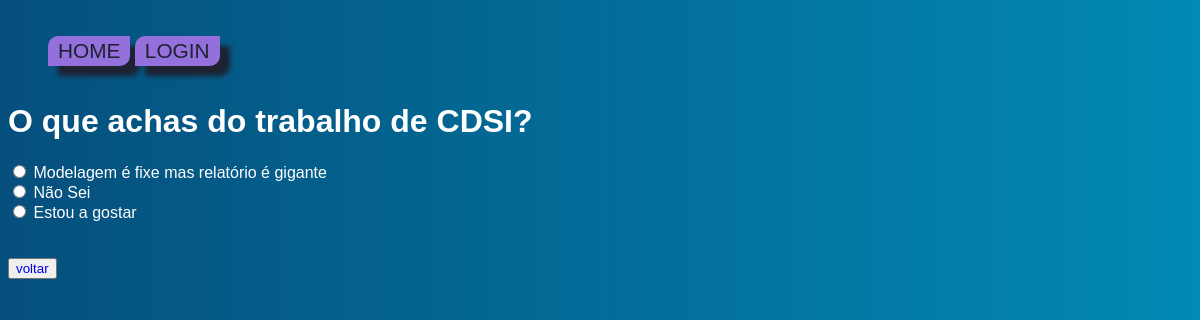
The app's page /votacao/18 with its own data.
### votacao/models.py (models this page shows, shortened)
class Questao(models.Model):
    questao_texto = models.CharField(max_length=200)
    pub_data = models.DateTimeField('data de publicacao')

class Opcao(models.Model):
    questao = models.ForeignKey(Questao, on_delete=models.CASCADE)
    opcao_texto = models.CharField(max_length=200)
    votos = models.IntegerField(default=0)

### votacao/views.py (the view)
# urls.py: path("<int:questao_id>", views.detalhe, name="detalhe"), #definir var inteira que aparece na path -> questao_id é o agumento usado na view detalhe
def detalhe(request, questao_id):
    questao = get_object_or_404(Questao, pk=questao_id)
    return render(request, 'votacao/detalhe.html', {'questao': questao})

### votacao/templates/votacao/detalhe.html (shortened to what this page needs)
<!DOCTYPE html>
<html lang="en">
<head>
</head>
<body>
{% extends "./index.html" %}
{% block conteudo %}
    <h1>{{ questao.questao_texto }}</h1>
    <form action="{% url 'votacao:voto' questao.id %}" method="post">
        {% for opcao in questao.opcao_set.all %}
            <input type="radio" name="opcao" id="opcao{{ forloop.counter }}" value="{{ opcao.id }}" required />
            <label for="opcao{{ forloop.counter }}">
                {{ opcao.opcao_texto }}
            </label>
            <br/>
        {% endfor %}
    </form>
 <br>
    <br>
    <button><a href="{% url 'votacao:index' %}"> voltar</a></button>
{% endblock %}

### votacao/static/votacao/css/navbar.css (style rules this page uses)
* { font-family: sans-serif,Arial, Helvetica; text-decoration: none; list-style: none; box-sizing: border-box; }

### votacao/templates/votacao/index.html (style rules this page uses)
body { background-image: url("../../static/votacao/images/BGblue.jp"); background: linear-gradient(to right, #054f7d, #00a7cf, #d7ab14, #861a54, #054f7d);; background-attachment: fixed; color: white; background-size: 600%; background-position: 0 0; animation-duration: 20s; animation-iteration-count: infinite; animation-name: gradients; }

### records on screen
Questao: questao_texto "O que achas do trabalho de CDSI?"
Opcao: opcao_texto "Modelagem é fixe mas relatório é gigante"
Opcao: opcao_texto "Não Sei"
Opcao: opcao_texto "Estou a gostar"
